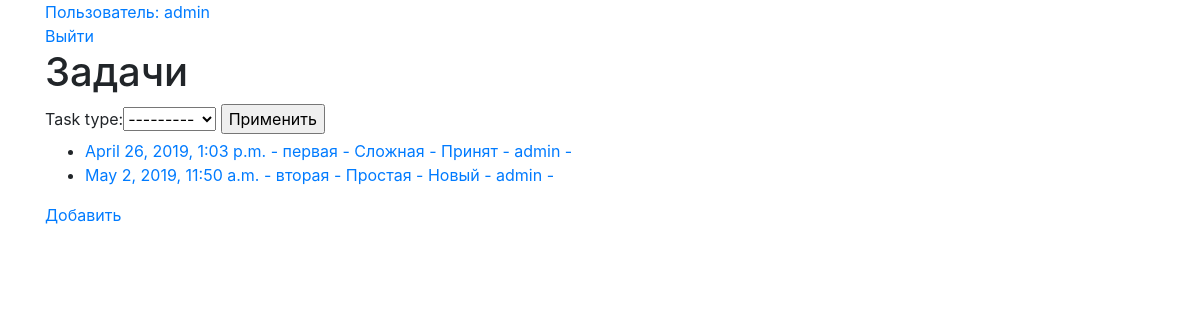
Page /tasks/ (signed in) on the committed database.
### tasks/models.py (models this page shows, shortened)
class ModelsNameMixin:
    def get_model_name_plural(self):
        return self._meta.verbose_name_plural

class Task(models.Model, ModelsNameMixin):
    title = models.CharField(verbose_name='Наименование', max_length=150)
    date = models.DateTimeField(verbose_name='Дата', auto_now_add=True)
    description = models.TextField(verbose_name='Описание', max_length=500)
    state = models.ForeignKey(TaskState, on_delete=models.PROTECT, default=DEFAULT_STATE_ID)
    task_type = models.ForeignKey(TaskType, on_delete=models.PROTECT)
    author = models.ForeignKey(settings.AUTH_USER_MODEL, on_delete=models.CASCADE, related_name='user_task_auth', blank=True, null=True)
    performers = models.ManyToManyField(User, related_name='user_task_performers')
    objects = TaskQuerySet.as_manager()
    def get_url(self):
        return  reverse_lazy('task_list')+str(self.pk)+'/'
    class Meta:
        ordering = ['date', 'title']
        verbose_name = 'Задача'
        verbose_name_plural = 'Задачи'

class TaskType(models.Model, ModelsNameMixin):
    title = models.CharField(verbose_name='Наименование', max_length=100, unique=True)
    def __str__(self):
        return self.title
    class Meta:
        verbose_name = 'Тип задачи'
        verbose_name_plural = 'Типы задачи'

class TaskState(models.Model, ModelsNameMixin):
    title = models.CharField(verbose_name='Наименование', max_length=100, unique=True)
    def __str__(self):
        return self.title
    class Meta:
        verbose_name = 'Статус задачи'
        verbose_name_plural = 'Статусы задачи'

### tasks/views.py (the view)
# urls.py: path('', TasksView.as_view(), name='task_list'),
class TasksView(FilterMixin, LoginRequiredMixin, ListView):
    model = Task
    template_name = 'tasks_list.html'
    redirect_field_name = 'redirect_to'
    filter_form_class = TaskFilterForm
    def dispatch(self, request, *args, **kwargs):
        return super().dispatch(request, *args, **kwargs)
    def get_context_data(self, **kwargs):
        return super().get_context_data(**kwargs)
    def get_queryset(self):
        queryset = Task.objects.all().for_customer(self.request.user)
        queryset = self.add_filter(queryset, ['task_type'])
        queryset = queryset.select_related(
            'task_type', 'state', 'author'
        )
        return queryset

### tasks/forms.py
class TaskFilterForm(forms.Form):
    task_type = forms.ModelChoiceField(queryset=TaskType.objects.all(), required=False)

### tasks/models.py (called while the page is built)
    def for_customer(self, user):
        queryset = self.filter(models.Q(author=user))
        return queryset

### tasks/views.py (called while the page is built)
    def dispatch(self, request, *args, **kwargs):
        if self.filter_form_class:
            self.filter_form = self.filter_form_class(request.GET)
            self.filter_form.is_valid()
        return super().dispatch(request, *args, **kwargs)

    def get_context_data(self, **kwargs):
        context = super().get_context_data(**kwargs)
        context['filter_form'] = self.filter_form
        return context

    def add_filter(self, queryset, fields):
        for field in fields:
            if self.filter_form.cleaned_data[field]:
                queryset = eval('queryset.filter('+field+'=self.filter_form.cleaned_data[field])')
        return queryset

### tasks/templates/tasks_list.html (shortened to what this page needs)
{% extends "base.html" %}
{% block content %}
    <h1>{{ view.model.get_model_name_plural }}</h1>
    {% if filter_form %}
        <form action="">
            {{ filter_form }}
            <input type="submit" value="Применить">
        </form>
    {% endif %}
    <ul>
        {% for task in object_list %}
            <li>
                <a href="{{task.get_url}}">
                    {{ task.date }} - {{ task.title }} - {{task.task_type}} - {{task.state}} - {{task.author}} - {{task.performer}}
                </a>
            </li>
        {% empty %}
            <li>Нет созданных задач.</li>
        {% endfor %}
    </ul>
    {% if user.profile.customer %}
        <a href="{{ request.path }}add/">Добавить</a>
    {% endif %}
{% endblock %}

### tasks/templates/base.html (shortened to what this page needs)
<!doctype html>
<html lang="en">
  <head>
    <link rel="stylesheet" href="https://stackpath.bootstrapcdn.com/bootstrap/4.3.1/css/bootstrap.min.css">
  </head>
  <body>
    <div class="container">
        <div>
          {% if user.is_authenticated %}
              <a href="{% url 'profile' user.pk %}"> Пользователь: {{ user }}</a> <br>
              <a href="{% url 'logout' %}">Выйти</a>
          {% else %}
              <a href="{% url 'login' %}">Войти</a>
          {% endif %}
        </div>
        {% block content %}
        {% endblock %}
    </div>
  </body>
</html>

### rows in the picture
Task: date "April 26, 2019, 1:03 p.m.", title "первая", task_type "Сложная", state "Принят", author "admin"
Task: date "May 2, 2019, 11:50 a.m.", title "вторая", task_type "Простая", state "Новый", author "admin"

### other values in the picture
{{ user }} "admin"
{{ view.model.get_model_name_plural }} "Задачи"
